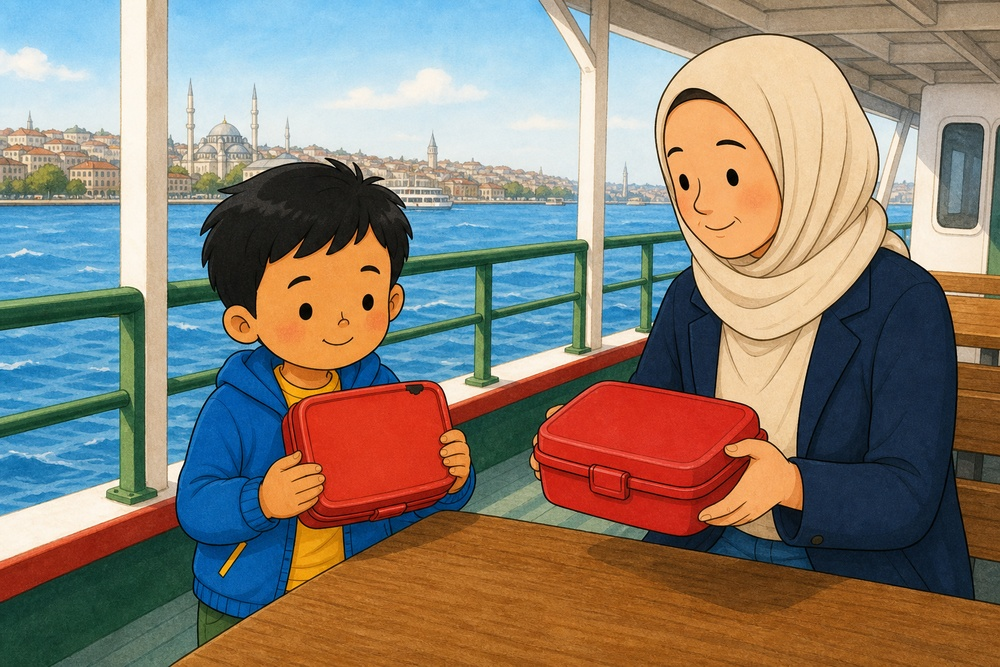
#> input picture _render_test_out/1d27b1d0-28e6-47ad-b0d7-5fee53d94949/page6.jpg, 1000 x 667 px, shrunk from 1536 x 1024 before the run, given in place of page6.png, which was not available
$ python fix_eyes.py
#> lines starting #> are read from the running program, lines starting #| are printed output that depends on the picture; after the words box and inside, x2 and y2 are one past the last pixel; in counts of white or black regions, pixels touching at a corner belong together; pictures that were not available may be replaced by others from this repository, and a replacement may not be noted
import cv2
import numpy as np

img = cv2.imread("output/images/L4_3_B1/page6.png")
#> img is the input picture: shape (667, 1000, 3); mean B, G, R 115.1, 127.7, 138.4
if img is None:
    print("Image not found")
    exit()

# Find black connected components (the eyes might be black blobs with white inside)
# Or find white pixels that are surrounded by black.
# Actually, it's easier to find white highlights and check if they are very small and inside black blobs.

gray = cv2.cvtColor(img, cv2.COLOR_BGR2GRAY)
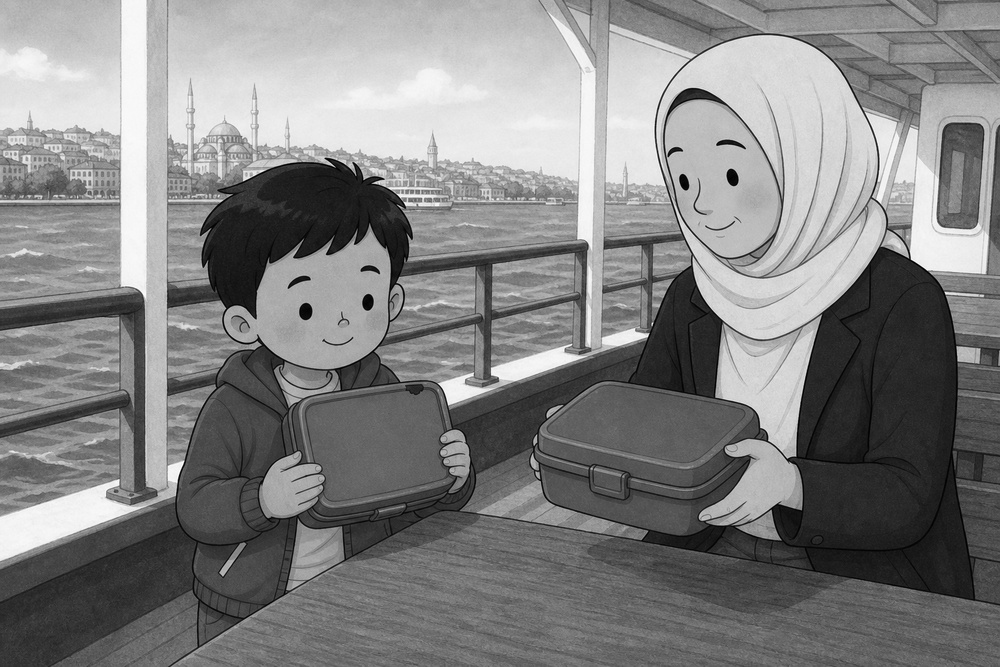
#> gray: shape (667, 1000); min 0, max 254, mean 129.5

# Threshold to find very dark regions (black)
_, black_mask = cv2.threshold(gray, 50, 255, cv2.THRESH_BINARY_INV)
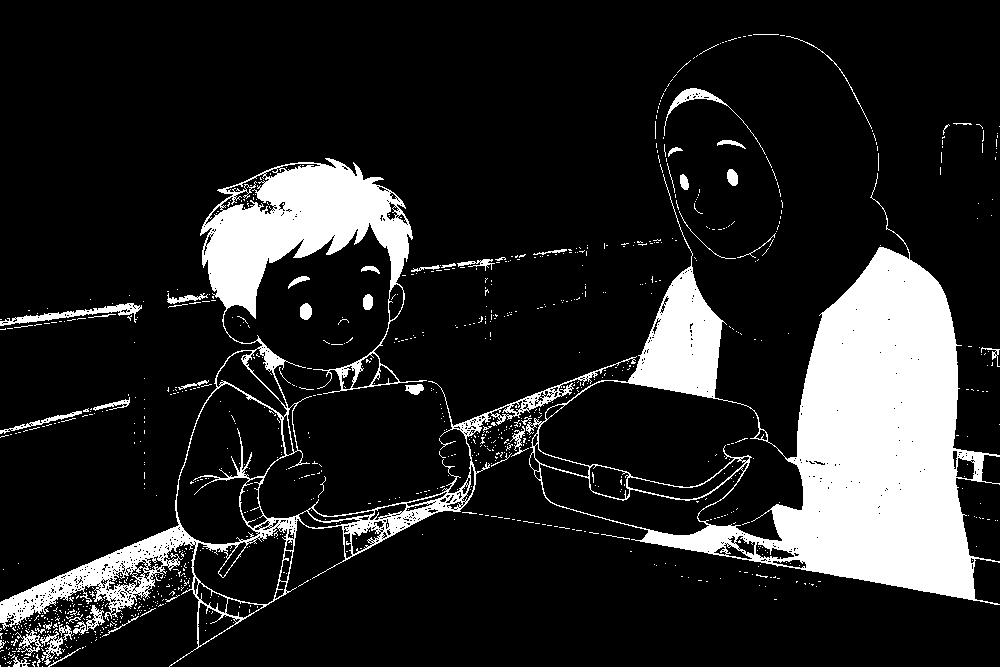
#> black_mask: shape (667, 1000); 15% white; 982 white regions (928 under 20 px), largest, box (x1, y1, x2, y2) and area: (526, 173, 1000, 605) 60726, (0, 158, 637, 667) 31028, (0, 303, 142, 326) 855

# Find white regions (highlights)
_, white_mask = cv2.threshold(gray, 200, 255, cv2.THRESH_BINARY)
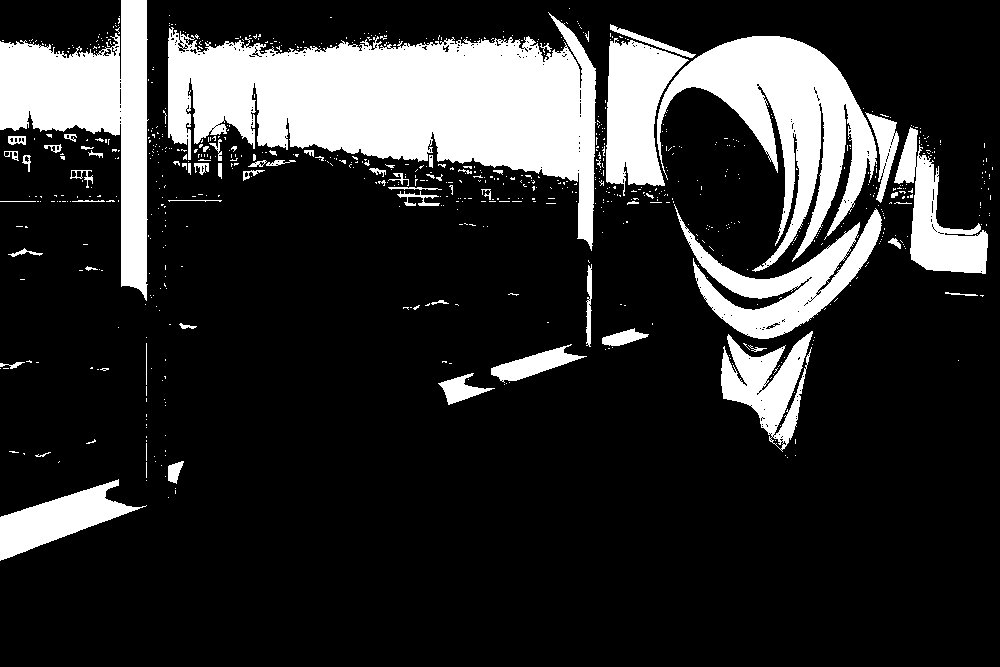
#> white_mask: shape (667, 1000); 19% white; 796 white regions (731 under 20 px), largest, box (x1, y1, x2, y2) and area: (168, 12, 596, 251) 47401, (657, 36, 877, 272) 19807, (0, 0, 149, 301) 17272

# Dilate black mask to find regions near black
kernel = np.ones((5,5), np.uint8)
black_dilated = cv2.dilate(black_mask, kernel, iterations=2)
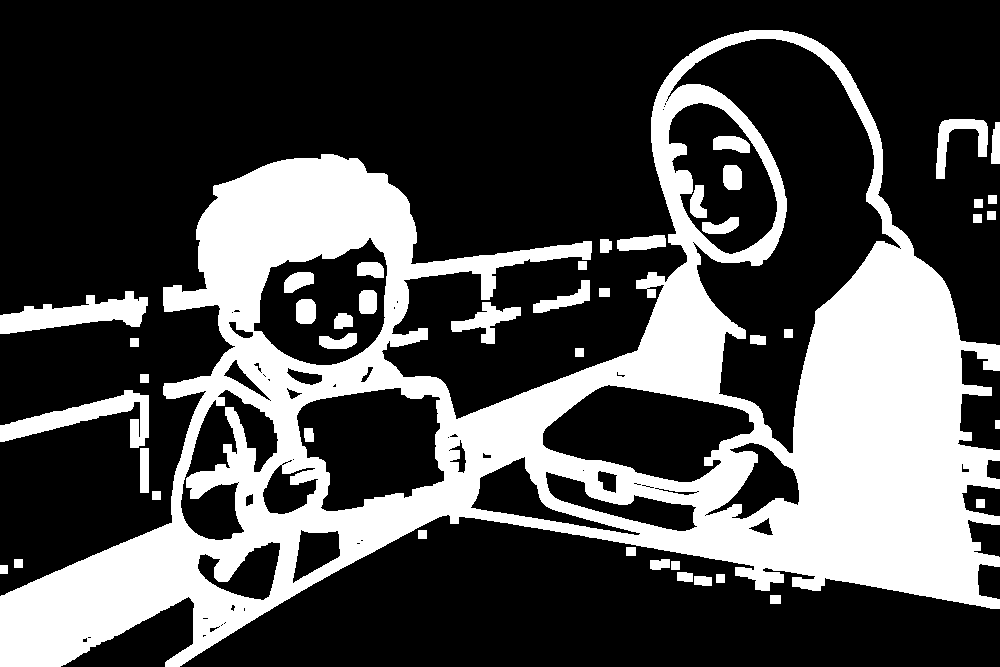
#> black_dilated: shape (667, 1000); 30.4% white; 45 white regions, largest, box (x1, y1, x2, y2) and area: (0, 30, 1000, 667) 185661, (0, 291, 148, 334) 3217, (0, 390, 149, 448) 3063

# Intersect white mask with dilated black mask
# This gives white pixels that are near or inside black pixels
highlights_near_black = cv2.bitwise_and(white_mask, black_dilated)
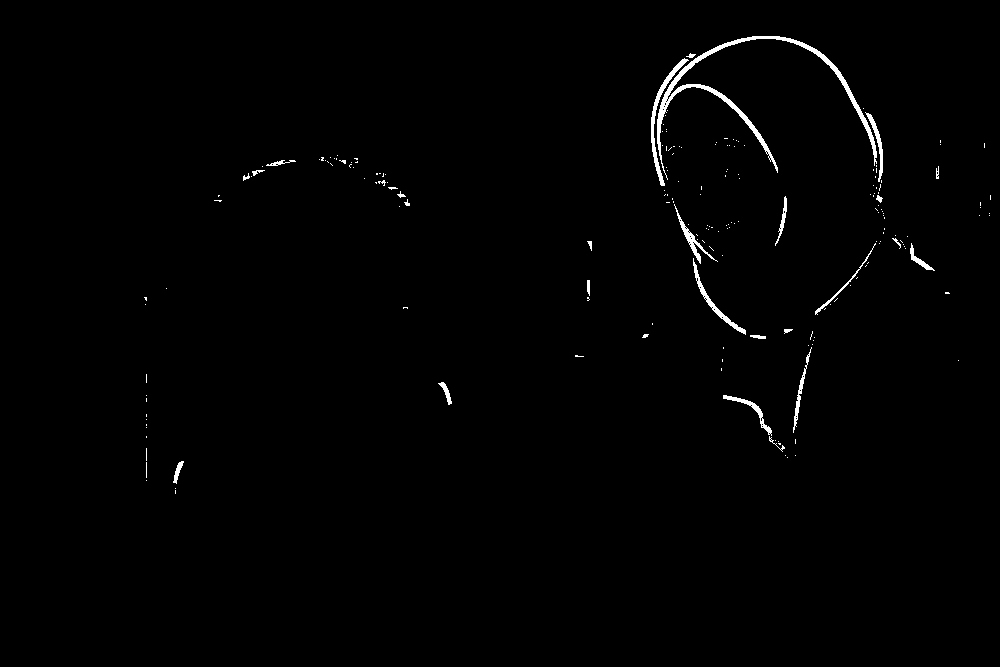
#> highlights_near_black: shape (667, 1000); 0.89% white; 199 white regions (172 under 20 px)

# Find contours of these highlights
contours, _ = cv2.findContours(highlights_near_black, cv2.RETR_EXTERNAL, cv2.CHAIN_APPROX_SIMPLE)
#> contours = 199 contours, 183 with area under 20; largest, box (x1, y1, x2, y2) and area: (657, 36, 877, 180) 1777, (651, 58, 689, 186) 438, (693, 258, 746, 335) 318, (674, 204, 718, 264) 254, (723, 395, 772, 436) 217

count = 0
for contour in contours:
    # Filter by size (highlights are small)
    area = cv2.contourArea(contour)
    if 0 < area < 50:  # Adjust max area as needed
        # Fill it with black
        cv2.drawContours(img, [contour], -1, (0, 0, 0), thickness=cv2.FILLED)

        # Also dilate the draw slightly to be safe
        cv2.drawContours(img, [contour], -1, (0, 0, 0), thickness=2)
        count += 1
#> this loop made 199 passes
#> area on passes 5, 21, 23, 29, 35, 50, 54, 60, 111, 161: 73.5, 217, 82, 155, 29.5, 25, 318, 116, 21.5, 40.5
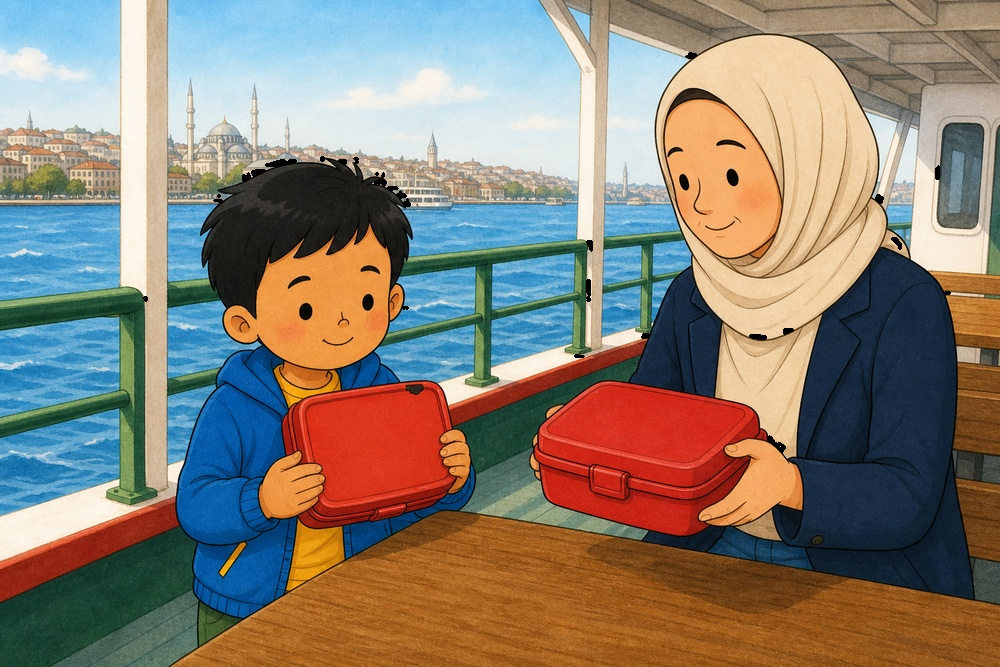
#> img: shape (667, 1000, 3); 0.23% of pixels changed, all inside (x1, y1, x2, y2) = (143, 52, 951, 453)
#> after the loop, count = 32

print(f"Filled {count} white highlights inside/near black areas.")
#| Filled 32 white highlights inside/near black areas.
cv2.imwrite("output/images/L4_3_B1/page6_fixed.png", img)

$ run again, with _render_test_out/1d27b1d0-28e6-47ad-b0d7-5fee53d94949/page2.jpg copied over _render_test_out/1d27b1d0-28e6-47ad-b0d7-5fee53d94949/page6.jpg
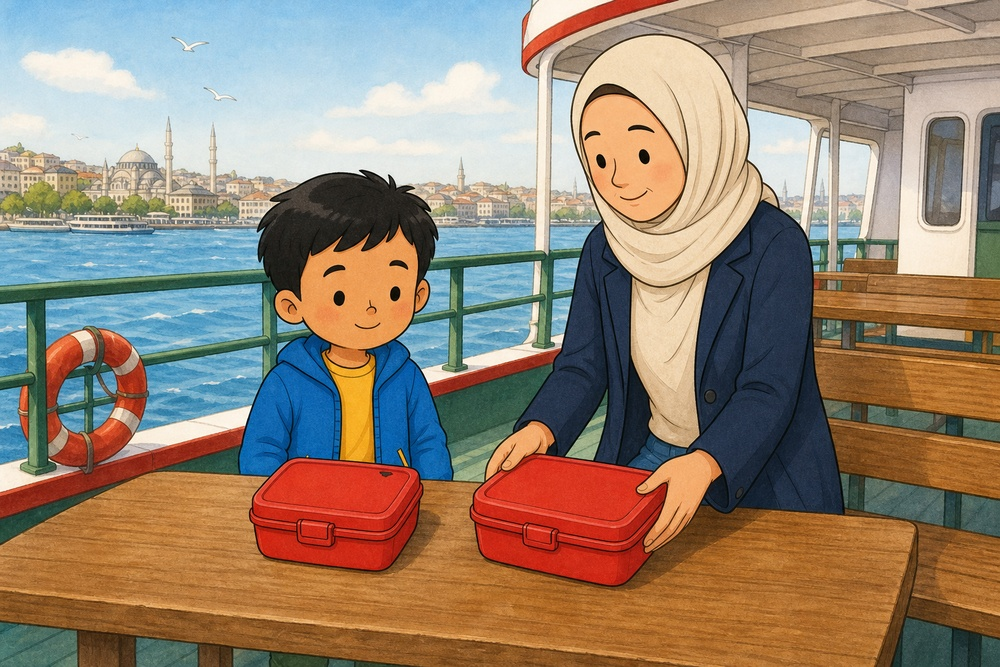
#> input picture _render_test_out/1d27b1d0-28e6-47ad-b0d7-5fee53d94949/page2.jpg, 1000 x 667 px, shrunk from 1536 x 1024 before the run, given in place of page6.png, which was not available
#> img is the input picture: shape (667, 1000, 3); mean B, G, R 113.5, 131.5, 150
#> `_, black_mask = cv2.threshold(gray, 50, 255, cv2.THRESH_BINARY_INV)`:
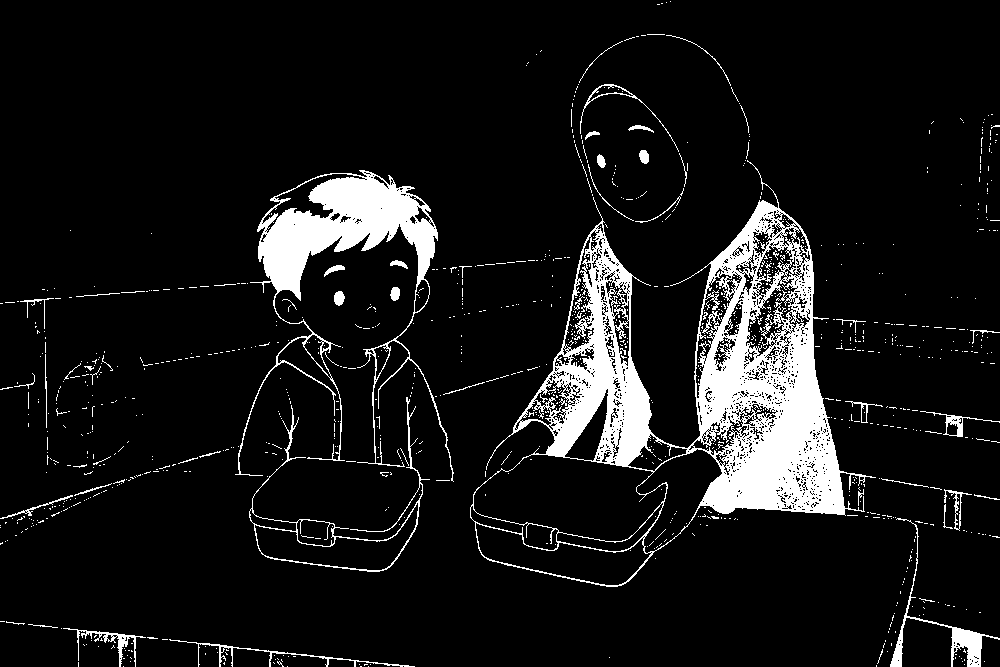
#> black_mask: shape (667, 1000); 9.4% white; 1026 white regions (972 under 20 px), largest, box (x1, y1, x2, y2) and area: (470, 160, 876, 587) 39297, (235, 170, 454, 482) 12820, (249, 397, 430, 572) 1429
#> white_mask: shape (667, 1000); 18% white; 1140 white regions (1057 under 20 px), largest, box (x1, y1, x2, y2) and area: (0, 31, 538, 193) 65369, (573, 36, 748, 231) 12305, (898, 102, 974, 276) 6279
#> black_dilated: shape (667, 1000); 27% white; 49 white regions, largest, box (x1, y1, x2, y2) and area: (0, 30, 1000, 667) 161345, (0, 617, 419, 667) 6448, (975, 110, 1000, 198) 1516
#> highlights_near_black: shape (667, 1000); 0.86% white; 303 white regions (283 under 20 px)
#> contours = 303 contours, 287 with area under 20; largest, box (x1, y1, x2, y2) and area: (573, 36, 748, 159) 1558, (294, 166, 418, 187) 408, (567, 83, 591, 195) 330, (747, 109, 782, 197) 316, (590, 182, 621, 232) 214
#> the loop `for contour in contours:` made 303 passes
#> area on passes 25, 29, 40, 41, 54, 113, 151, 152: 67, 52.5, 25, 20, 94, 28, 20.5, 40.5
#> after the loop `for contour in contours:`:
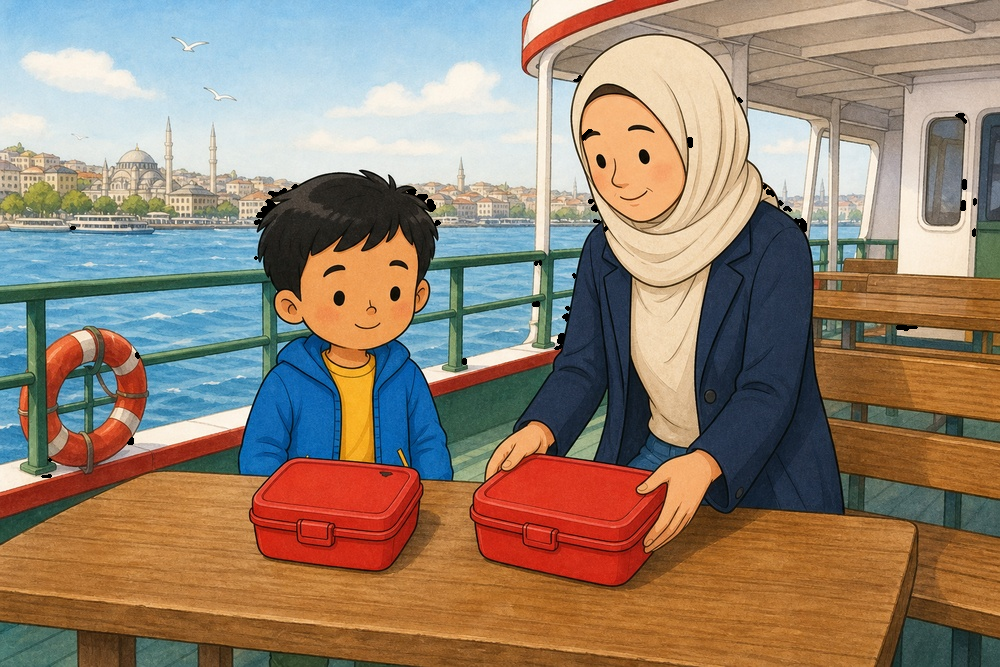
#> img: shape (667, 1000, 3); 0.26% of pixels changed, all inside (x1, y1, x2, y2) = (41, 75, 977, 478)
#> after the loop `for contour in contours:`: count = 45
#| Filled 45 white highlights inside/near black areas.

$ run again, with _render_test_out/1d27b1d0-28e6-47ad-b0d7-5fee53d94949/page3.jpg copied over _render_test_out/1d27b1d0-28e6-47ad-b0d7-5fee53d94949/page6.jpg
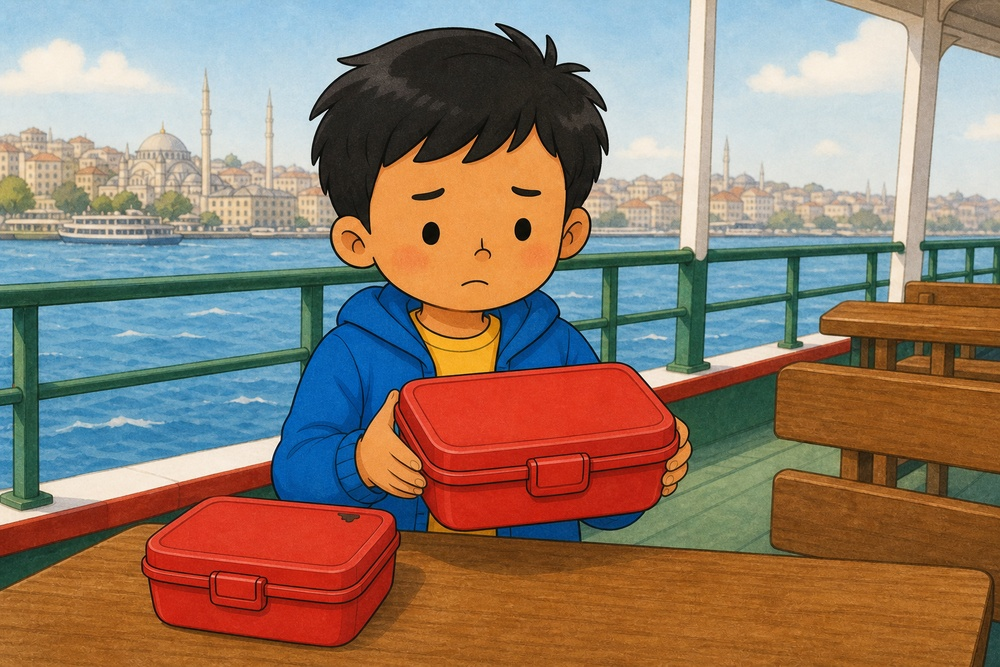
#> input picture _render_test_out/1d27b1d0-28e6-47ad-b0d7-5fee53d94949/page3.jpg, 1000 x 667 px, shrunk from 1536 x 1024 before the run, given in place of page6.png, which was not available
#> img is the input picture: shape (667, 1000, 3); mean B, G, R 108.8, 125.2, 146.1
#> `_, black_mask = cv2.threshold(gray, 50, 255, cv2.THRESH_BINARY_INV)`:
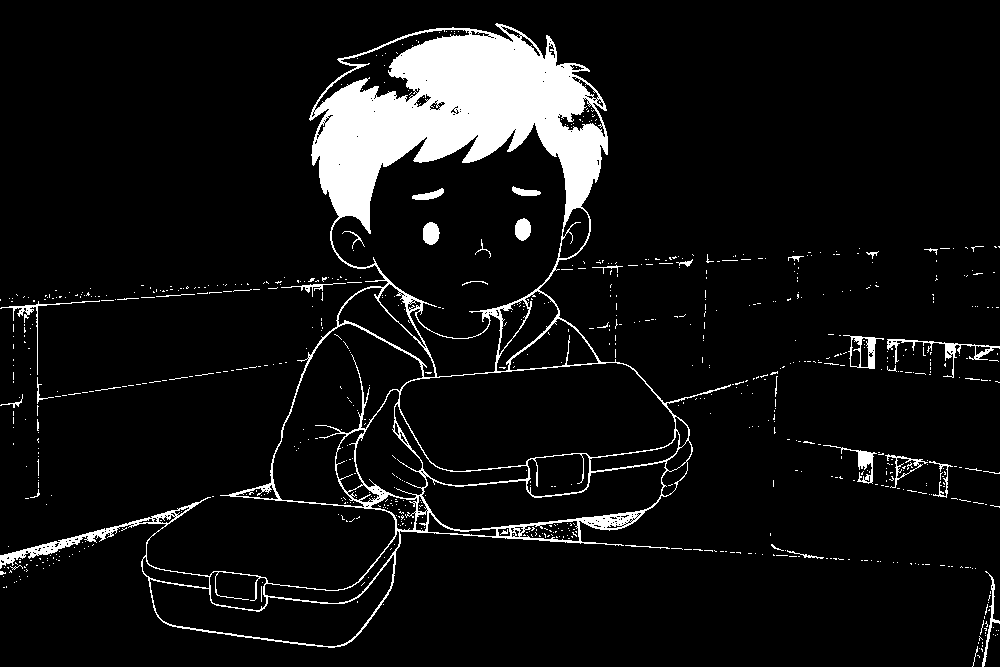
#> black_mask: shape (667, 1000); 7.5% white; 788 white regions (753 under 20 px), largest, box (x1, y1, x2, y2) and area: (0, 23, 731, 648) 43098, (887, 339, 1000, 378) 623, (843, 335, 884, 369) 410
#> white_mask: shape (667, 1000); 15.7% white; 552 white regions (474 under 20 px), largest, box (x1, y1, x2, y2) and area: (0, 27, 397, 195) 34547, (711, 15, 908, 196) 28362, (551, 0, 706, 251) 15231
#> black_dilated: shape (667, 1000); 22.9% white; 50 white regions, largest, box (x1, y1, x2, y2) and area: (0, 19, 1000, 652) 132350, (783, 435, 1000, 512) 5551, (968, 567, 1000, 667) 1845
#> highlights_near_black: shape (667, 1000); 0.37% white; 47 white regions (36 under 20 px)
#> contours = 47 contours, 39 with area under 20; largest, box (x1, y1, x2, y2) and area: (305, 37, 397, 173) 690, (551, 37, 612, 179) 636, (267, 437, 280, 461) 84, (639, 372, 657, 388) 82, (529, 34, 546, 55) 52, (824, 335, 849, 340) 42, (582, 200, 593, 213) 24, (47, 491, 56, 497) 22
#> the loop `for contour in contours:` made 47 passes
#> area on passes 1, 3, 4, 7, 14, 20, 21, 24: 21.5, 83.5, 81.5, 42.5, 24.5, 636, 690.5, 52.5
#> after the loop `for contour in contours:`:
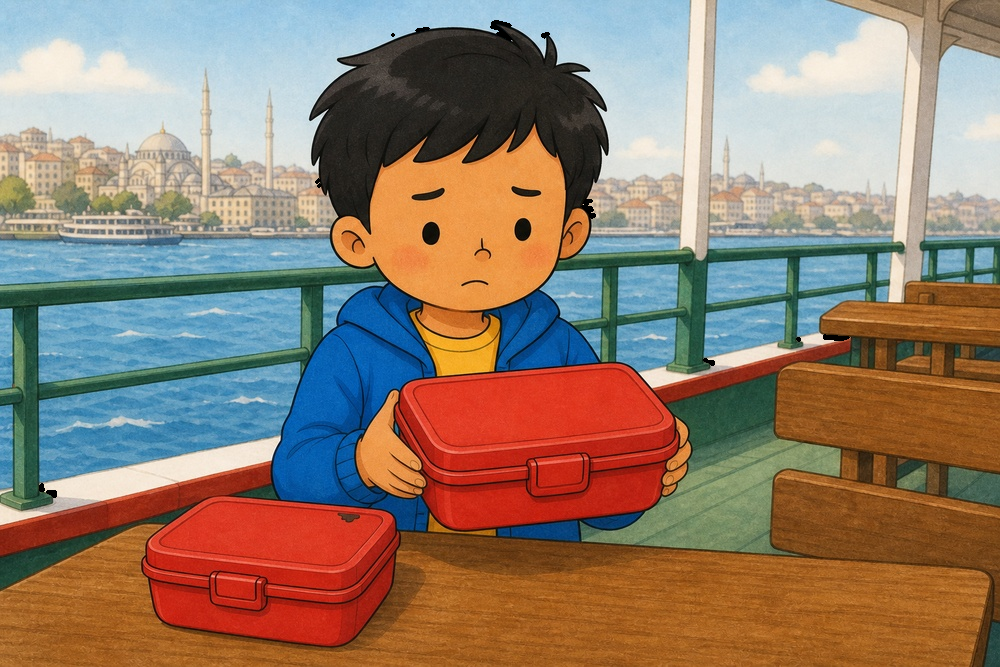
#> img: shape (667, 1000, 3); 0.12% of pixels changed, all inside (x1, y1, x2, y2) = (39, 20, 850, 498)
#> after the loop `for contour in contours:`: count = 13
#| Filled 13 white highlights inside/near black areas.
